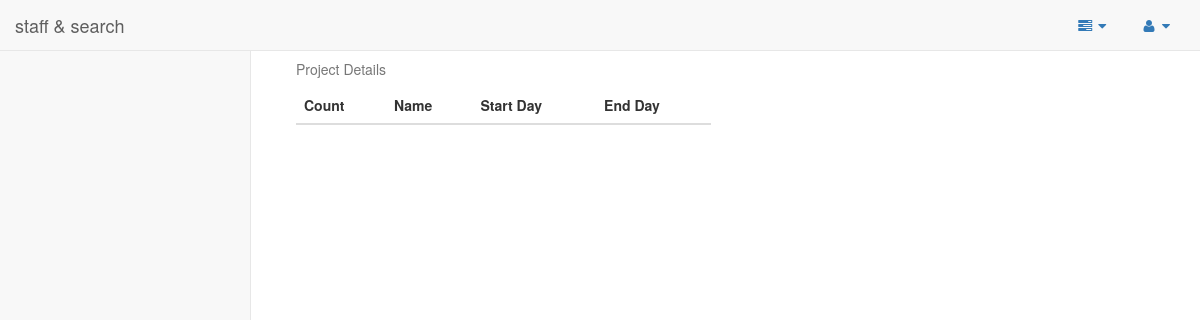
The page /admin/project_lists.php on the database as committed earlier.
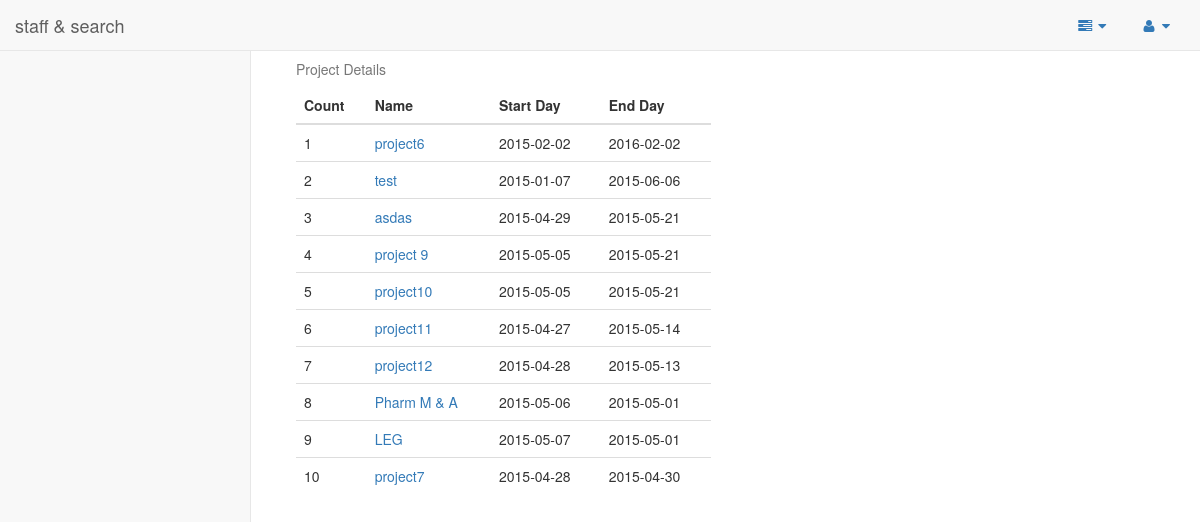
The same page on the database as committed later.
### tables this page shows
CREATE TABLE IF NOT EXISTS `projects` (
`project_id` int(11) NOT NULL,
  `name` varchar(50) NOT NULL,
  `start_day` date NOT NULL,
  `end_day` date NOT NULL,
  `description` text NOT NULL,
  `tech` text NOT NULL
);

### admin/project_lists.php (the view, shortened to what this page needs)
<?php
    include("header.php");
?>
<body>
    <div id="wrapper">
       <?php
        include 'side_and_menu.php';
       ?>
       <?php
       $query = "SELECT * from projects order by end_day desc";
       $result = mysql_query($query);
       ?>
    <div id="page-wrapper">
        <div class="col-md-6">
            <table class="table">
              <caption>Project Details</caption>
              <thead>
                <tr>
                  <th>Count</th>
                  <th>Name</th>
                  <th>Start Day</th>
                  <th>End Day</th>
                </tr>
              </thead>
              <tbody>
                <?php
                $count = 1;
                while ($row = mysql_fetch_array($result)) {
                  echo "<tr>
                  <td>".$count++."</td>
                  <td><a href='project_details.php?id=".$row['project_id']."'>".$row['name']."</a></td>
                  <td>".$row['start_day']."</td>
                  <td>".$row['end_day']."</td>
                </tr>";
                }
                ?>
              </tbody>
            </table>
        </div>
    </div>
    </div>
</body>
</html>

Rows that differ between the two databases and show on the page:
added projects: name "project6", start_day "2015-02-02", end_day "2016-02-02"
added projects: name "test", start_day "2015-01-07", end_day "2015-06-06"
added projects: name "asdas", start_day "2015-04-29", end_day "2015-05-21"
added projects: name "project 9", start_day "2015-05-05", end_day "2015-05-21"
added projects: name "project10", start_day "2015-05-05", end_day "2015-05-21"
added projects: name "project11", start_day "2015-04-27", end_day "2015-05-14"
added projects: name "project12", start_day "2015-04-28", end_day "2015-05-13"
added projects: name "Pharm M & A", start_day "2015-05-06", end_day "2015-05-01"
added projects: name "LEG", start_day "2015-05-07", end_day "2015-05-01"
added projects: name "project7", start_day "2015-04-28", end_day "2015-04-30"
